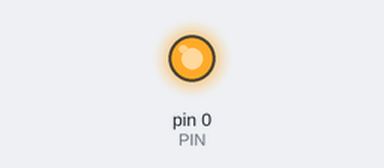
This sketch was run on a simulated Arduino Uno, built with avr-gcc and run on an emulated ATmega328P. Shown: output pins drawn as LEDs (lit = HIGH).

Above: at 1.4 s.
At 30.24 s:
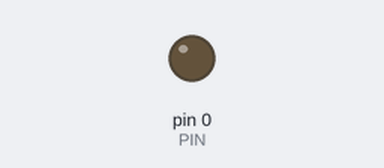
Timing chart, 0 to 40.0 s (numbered marks = the images above):
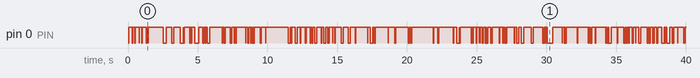

The sketch:

tiny13Fire.ino
```cpp
#include "Arduino.h"

#include "r.h"
//The setup function is called once at startup of the sketch
#define PIN 0
#define mValue 40
#define mxValue 250

int current = mValue;
int trend = 0;

void setup()
{
	random_init(0xabcd); // initialize 16 bit seed
	pinMode(PIN, OUTPUT);
}

// The loop function is called in an endless loop
void loop()
{
	delay(10);
	current += trend;
	auto r = u_random();

	if (r < 5000){
		trend = - (u_random() & 255);
	} else if (r > 60000){
		trend = u_random() & 255;
	}

	current += trend;

	if (current < mValue) {
		current = mValue;
	}

	if (current > mxValue) {
		current = mxValue;
	}

	analogWrite(PIN, current & 255);
}
```

r.cpp
```cpp
unsigned int random_number = 0;

unsigned int lfsr16_next(unsigned int n)
{
    return (n >> 0x01U) ^ (-(n & 0x01U) & 0xB400U);
}

void random_init(unsigned int seed)
{
    random_number = seed;
}

unsigned int u_random()
{
    return (random_number = lfsr16_next(random_number));
}
```

r.h
```cpp
#ifndef _R_RANDOM_H_
#define _R_RANDOM_H_

void random_init(unsigned int seed);
unsigned int u_random();

#endif
```

sloeber.ino.cpp
```cpp
#ifdef __IN_ECLIPSE__
//This is a automatic generated file
//Please do not modify this file
//If you touch this file your change will be overwritten during the next build
//This file has been generated on 2019-10-27 20:06:39

#include "Arduino.h"
#include "Arduino.h"
#include "r.h"

void setup() ;
void loop() ;

#include "tiny13Fire.ino"


#endif
```
